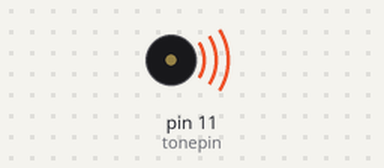
This sketch was run on a simulated Arduino Uno, built with avr-gcc and run on an emulated ATmega328P. Parts: buzzer (waves = sounding).

Above: at 0.1 s.
At 4.4 s:
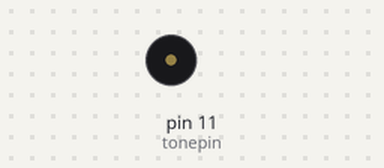
Timing chart, 0 to 5.9 s (numbered marks = the images above):
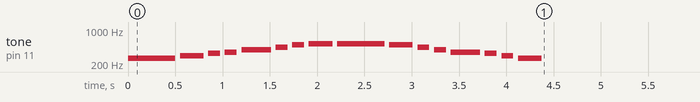

The sketch:

AS_Buzzer_Demo.ino
```cpp
/*
Waveshare Accessory Shield Buzzer Demo
=========================================================

The following code is based on the demo code provided
by Waveshare.

Author:   Ran Levi
Email:    ran@ranlevi.com
Date:     July 27rd, 2022
Revision: 0.1

Description:
  Plays a series of notes with the Buzzer.

*/

//Integer values corrosponding to all notes
//originally created by Brett Hagman.
#define NOTE_B0  31
#define NOTE_C1  33
#define NOTE_CS1 35
#define NOTE_D1  37
#define NOTE_DS1 39
#define NOTE_E1  41
#define NOTE_F1  44
#define NOTE_FS1 46
#define NOTE_G1  49
#define NOTE_GS1 52
#define NOTE_A1  55
#define NOTE_AS1 58
#define NOTE_B1  62
#define NOTE_C2  65
#define NOTE_CS2 69
#define NOTE_D2  73
#define NOTE_DS2 78
#define NOTE_E2  82
#define NOTE_F2  87
#define NOTE_FS2 93
#define NOTE_G2  98
#define NOTE_GS2 104
#define NOTE_A2  110
#define NOTE_AS2 117
#define NOTE_B2  123
#define NOTE_C3  131
#define NOTE_CS3 139
#define NOTE_D3  147
#define NOTE_DS3 156
#define NOTE_E3  165
#define NOTE_F3  175
#define NOTE_FS3 185
#define NOTE_G3  196
#define NOTE_GS3 208
#define NOTE_A3  220
#define NOTE_AS3 233
#define NOTE_B3  247
#define NOTE_C4  262
#define NOTE_CS4 277
#define NOTE_D4  294
#define NOTE_DS4 311
#define NOTE_E4  330
#define NOTE_F4  349
#define NOTE_FS4 370
#define NOTE_G4  392
#define NOTE_GS4 415
#define NOTE_A4  440
#define NOTE_AS4 466
#define NOTE_B4  494
#define NOTE_C5  523
#define NOTE_CS5 554
#define NOTE_D5  587
#define NOTE_DS5 622
#define NOTE_E5  659
#define NOTE_F5  698
#define NOTE_FS5 740
#define NOTE_G5  784
#define NOTE_GS5 831
#define NOTE_A5  880
#define NOTE_AS5 932
#define NOTE_B5  988
#define NOTE_C6  1047
#define NOTE_CS6 1109
#define NOTE_D6  1175
#define NOTE_DS6 1245
#define NOTE_E6  1319
#define NOTE_F6  1397
#define NOTE_FS6 1480
#define NOTE_G6  1568
#define NOTE_GS6 1661
#define NOTE_A6  1760
#define NOTE_AS6 1865
#define NOTE_B6  1976
#define NOTE_C7  2093
#define NOTE_CS7 2217
#define NOTE_D7  2349
#define NOTE_DS7 2489
#define NOTE_E7  2637
#define NOTE_F7  2794
#define NOTE_FS7 2960
#define NOTE_G7  3136
#define NOTE_GS7 3322
#define NOTE_A7  3520
#define NOTE_AS7 3729
#define NOTE_B7  3951
#define NOTE_C8  4186
#define NOTE_CS8 4435
#define NOTE_D8  4699
#define NOTE_DS8 4978

//Note measures
#define WHOLE 1
#define HALF 0.5
#define QUARTER 0.25
#define EIGHTH 0.25
#define SIXTEENTH 0.625


int tune[]={
  NOTE_C4,NOTE_D4,NOTE_E4,
  NOTE_F4,NOTE_G4,NOTE_A4,
  NOTE_B4,NOTE_C5,
  NOTE_C5,NOTE_B4,NOTE_A4,
  NOTE_G4,NOTE_F4,NOTE_E4,
  NOTE_D4,NOTE_C4
};

float durt[]={
  WHOLE,HALF,QUARTER,
  EIGHTH,SIXTEENTH,EIGHTH,
  QUARTER,HALF,
  WHOLE,HALF,QUARTER,
  EIGHTH,SIXTEENTH,EIGHTH,
  QUARTER,HALF
};

//I/O Pin
int     tonepin = 11;

int     length;
boolean done= false;

void setup()
{
  pinMode(tonepin,OUTPUT);

  //Calculate the length in Bytes of the tune.
  length=sizeof(tune)/sizeof(tune[0]);
}

void loop()
{
  if (!done){ //Play the tune only once.

    for(int x=0;x<length;x++)
    {
      //Generate a square wave of the given frequancy and duration.
      tone(tonepin,tune[x]);
      delay(500*durt[x]);

      //Stop the generation of the square wave.
      noTone(tonepin);

      //Short pause between notes
      delay(50);
    }

    done = true;
  }
}
```

Measured:
- by itself, tone on pin 11 (tonepin): plays 262 Hz for 0.50 s, 294 Hz for 0.25 s, 330 Hz for 0.13 s, 349 Hz for 0.13 s, 392 Hz for 0.31 s, 440 Hz for 0.13 s … (16 notes in this stretch)
